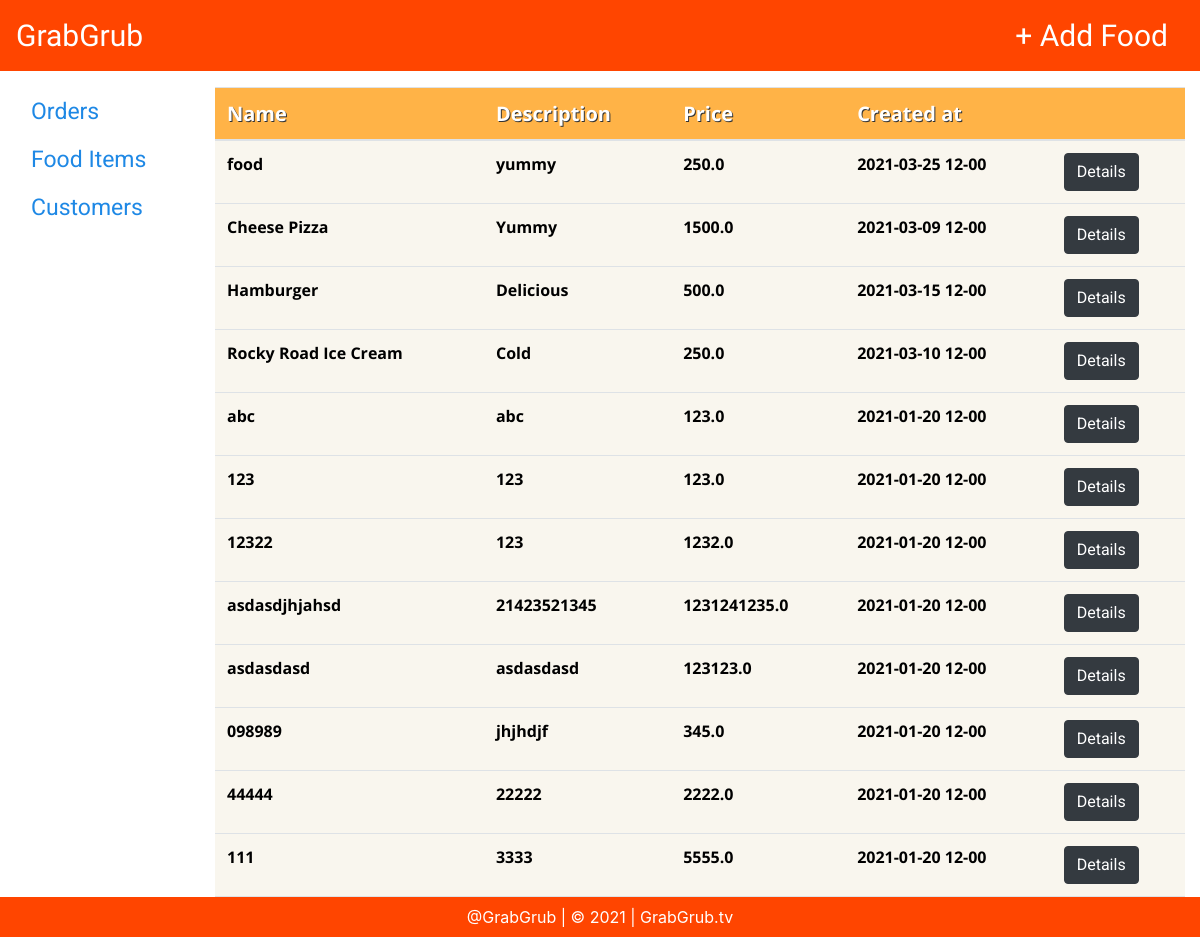
Page /view_food on the committed database.
### Kiosk/models.py (models this page shows, shortened)
class Food(models.Model):
    name = models.CharField(max_length=300)
    desc = models.CharField(max_length=300)
    price = models.FloatField(max_length=300)
    created_at = models.DateTimeField(blank=True, null=True)

### Kiosk/views.py (the view)
# urls.py: path('view_food' , views.view_food, name='view_food'),
def view_food(request):
    food_objects = Food.objects.all()
    return render(request, 'Kiosk/foodlist.html', {'food':food_objects})

### Kiosk/templates/Kiosk/foodlist.html (shortened to what this page needs)
{% extends 'Kiosk/base.html' %}
{% load static %}
{% block content %}
	<div class="table-wrapper-scroll-y my-custom-scrollbar">
		<table class="table table-striped mb-0">
			<thead>
				<tr>
				<th scope="col"> Name </th>
				<th scope="col"> Description </th>
				<th scope="col"> Price </th>
				<th scope="col"> Created at </th>
				<th scope="col"></th>
				</tr>
			</thead>
			<tbody>
				{% for f in food %}
				<tr>
					<td> {{ f.name }} </td>
					<td> {{ f.desc }} </td>
					<td> {{ f.price }} </td>
					<td> {{ f.created_at|date:'Y-m-d h-i'}} </td>
					<td><a href="{% url 'view_food_details' pk=f.pk %}"  class="btn btn-dark">Details</a></td>
				</tr>
				{% endfor %}
			</tbody>
		</table>
	</div>
{% endblock %}

### Kiosk/templates/Kiosk/base.html (shortened to what this page needs)
{% load static %}
<html>
	<head>
		<link rel="stylesheet" href="{% static '/bootstrap/css/bootstrap.css' %}">
		<link rel="stylesheet" href="{% static '/bootstrap/css/custom.css' %}">
	</head>
	<body>
		<nav class="navbar navbar-dark bg-custom mb-3 sticky-top" style="background-color: orangered;">
			<a class="navbar-brand mb-0" href="{% url 'view_orders' %}" style="color:white">GrabGrub</span> </a>
			<a class="navbar-brand mb-0" href="{% url 'add_food' %}" style="color:white">+ Add Food</a>
		</nav>
		<div class="container-fluid">
			<div class="row">
				<div class="col-2">
					<ul class="nav flex-column">
						<li class="nav-item">
							<a class="nav-link float-left position-fixed navc" href="{% url 'view_orders' %}" >Orders</a>
						</li>
						<br>
						<br>
						<li class="nav-item">
							<a class="nav-link float-left position-fixed navc" href="{% url 'view_food' %}">Food Items</a>
						</li>
						<br>
						<br>
						<li class="nav-item">
							<a class="nav-link float-left position-fixed navc" href="{% url 'view_customer' %}" >Customers</a>
						</li>
					</ul>
				</div>
				<div class="col-10">
				{% block content %}
				{% endblock %}
				</div>
			</div>
		</div>
		<footer class="footer bg-custom position-fixed" style="background-color: orangered;">
			<div class="container" style="color: white">@GrabGrub | &copy; 2021 | GrabGrub.tv</div>
		</footer>
	</body>
</html>

### rows in the picture
Food: name "food", desc "yummy", price "250.0", created_at "2021-03-25 12-00"
Food: name "Cheese Pizza", desc "Yummy", price "1500.0", created_at "2021-03-09 12-00"
Food: name "Hamburger", desc "Delicious", price "500.0", created_at "2021-03-15 12-00"
Food: name "Rocky Road Ice Cream", desc "Cold", price "250.0", created_at "2021-03-10 12-00"
Food: name "abc", desc "abc", price "123.0", created_at "2021-01-20 12-00"
Food: name "123", desc "123", price "123.0", created_at "2021-01-20 12-00"
Food: name "12322", desc "123", price "1232.0", created_at "2021-01-20 12-00"
Food: name "asdasdjhjahsd", desc "21423521345", price "1231241235.0", created_at "2021-01-20 12-00"
Food: name "asdasdasd", desc "asdasdasd", price "123123.0", created_at "2021-01-20 12-00"
Food: name "098989", desc "jhjhdjf", price "345.0", created_at "2021-01-20 12-00"
Food: name "44444", desc "22222", price "2222.0", created_at "2021-01-20 12-00"
Food: name "111", desc "3333", price "5555.0", created_at "2021-01-20 12-00"
